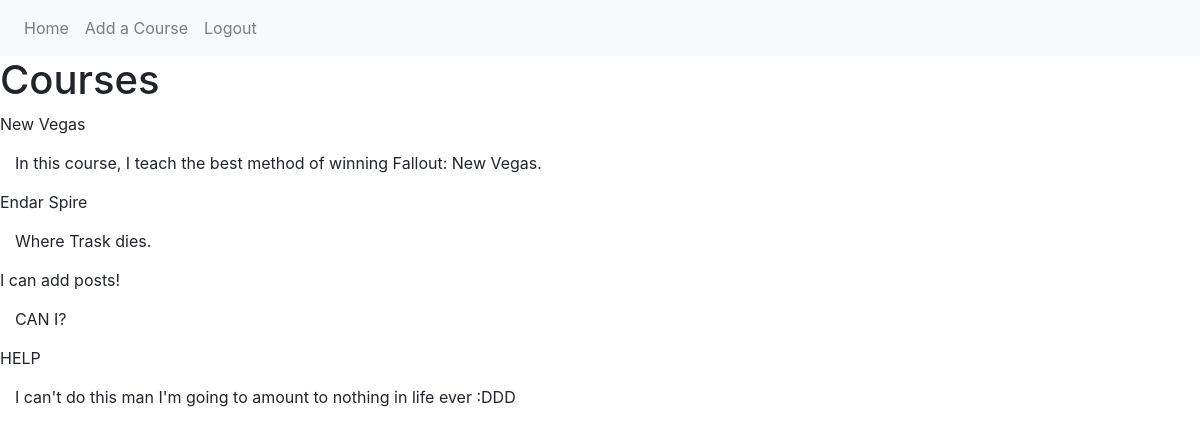
The page /course/home (signed in) on the database its author committed.
### guide_and_teach/models.py (models this page shows, shortened)
class Course(db.Model):
    id = db.Column(db.Integer, primary_key=True)
    course_title = db.Column(db.String(100), nullable=False)
    course_desc = db.Column(db.Text, nullable=False)
    user_id = db.Column(db.Integer, db.ForeignKey('user.id'), nullable=False)

### guide_and_teach/routes.py (the view)
@app.route('/course/home')
@login_required
def course_home():
    courses = Course.query.all()
    return render_template('courses_page.html', title='Courses', courses=courses)

### guide_and_teach/models.py (called while the page is built)
@login_manager.user_loader
def load_user(user_id):
    return User.query.get(int(user_id))

### guide_and_teach/templates/courses_page.html
{% extends "layout.html" %}
{% block content %}
    <h1>Courses</h1>
    {% for course in courses %}
        <article>
            {{ course.course_title }}
            <p>{{ course.course_desc }}</p>
        </article>
    {% endfor %}
{% endblock content %}

### guide_and_teach/templates/layout.html (shortened to what this page needs)
<!DOCTYPE html>
<html>
<head>
    <link rel="stylesheet" href="https://stackpath.bootstrapcdn.com/bootstrap/4.5.2/css/bootstrap.min.css">
    <link rel="stylesheet" type="text/css" href="{{ url_for('static', filename='style.css') }}">
</head>
<body>
    <nav class="navbar navbar-expand-lg navbar-light bg-light">
      {% if current_user.is_authenticated %}
        <div class="" id="navbarSupportedContent">
          <ul class="navbar-nav mr-auto">
            <li class="nav-item">
              <a class="nav-link" href="{{ url_for('home') }}">Home</a>
            </li>
            <li class="nav-item">
              <a class="nav-link" href="{{ url_for('create_course') }}">Add a Course</a>
            </li>
            <li class="nav-item">
              <a class="nav-link" href="{{ url_for('logout') }}">Logout</a>
            </li>
          </ul>
        </div>
        {% endif %}
      </nav>
    {% block content %}{% endblock %}
</body>
</html>

### guide_and_teach/static/style.css (style rules this page uses)
p { padding: 10px; margin: 5px; }

### rows shown on the page
Course: course_title "New Vegas", course_desc "In this course, I teach the best method of winning Fallout: New Vegas."
Course: course_title "Endar Spire", course_desc "Where Trask dies."
Course: course_title "I can add posts!", course_desc "CAN I?"
Course: course_title "HELP", course_desc "I can't do this man I'm going to amount to nothing in life ever :DDD"
